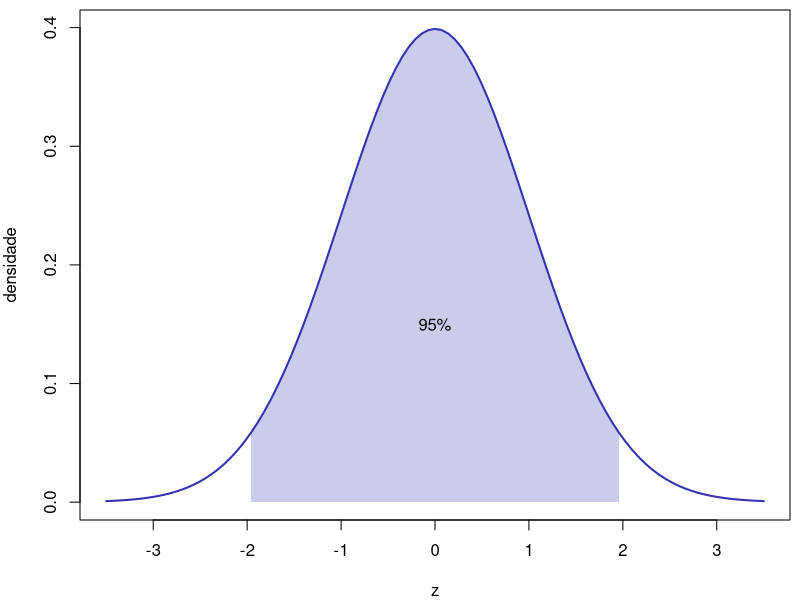

This figure's R source:
pdf("imagens/r_normal_area.pdf", width = 4.6, height = 2.4)
par(mar = c(4, 4, 0.5, 0.5))
curve(dnorm(x), -3.5, 3.5, lwd = 2, col = "#3333B2", ylab = "densidade", xlab = "z")
z <- seq(-1.96, 1.96, length.out = 200)
polygon(c(-1.96, z, 1.96), c(0, dnorm(z), 0), col = adjustcolor("#3333B2", 0.25), border = NA)
text(0, 0.15, "95%")
invisible(dev.off())
pnorm(1.96) - pnorm(-1.96)        # a área sombreada
